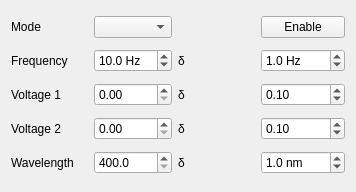
<?xml version="1.0" encoding="UTF-8"?>
<ui version="4.0">
 <class>Form</class>
 <widget class="QWidget" name="Form">
  <property name="geometry">
   <rect>
    <x>0</x>
    <y>0</y>
    <width>356</width>
    <height>192</height>
   </rect>
  </property>
  <property name="windowTitle">
   <string>Form</string>
  </property>
  <layout class="QGridLayout" name="gridLayout">
   <item row="2" column="3">
    <widget class="QDoubleSpinBox" name="doubleSpinBox_v1_delta">
     <property name="singleStep">
      <double>0.100000000000000</double>
     </property>
     <property name="value">
      <double>0.100000000000000</double>
     </property>
    </widget>
   </item>
   <item row="2" column="1">
    <widget class="QDoubleSpinBox" name="doubleSpinBox_v1"/>
   </item>
   <item row="0" column="1">
    <widget class="QComboBox" name="comboBox_mode"/>
   </item>
   <item row="4" column="3">
    <widget class="QDoubleSpinBox" name="doubleSpinBox_wavelength_delta">
     <property name="suffix">
      <string> nm</string>
     </property>
     <property name="decimals">
      <number>1</number>
     </property>
     <property name="minimum">
      <double>0.100000000000000</double>
     </property>
     <property name="maximum">
      <double>1000.000000000000000</double>
     </property>
     <property name="singleStep">
      <double>0.100000000000000</double>
     </property>
     <property name="value">
      <double>1.000000000000000</double>
     </property>
    </widget>
   </item>
   <item row="4" column="0">
    <widget class="QLabel" name="label_3">
     <property name="text">
      <string>Wavelength</string>
     </property>
    </widget>
   </item>
   <item row="4" column="2">
    <widget class="QLabel" name="label_10">
     <property name="text">
      <string>δ</string>
     </property>
    </widget>
   </item>
   <item row="3" column="2">
    <widget class="QLabel" name="label_9">
     <property name="text">
      <string>δ</string>
     </property>
    </widget>
   </item>
   <item row="2" column="2">
    <widget class="QLabel" name="label_8">
     <property name="text">
      <string>δ</string>
     </property>
    </widget>
   </item>
   <item row="1" column="2">
    <widget class="QLabel" name="label_7">
     <property name="text">
      <string>δ</string>
     </property>
    </widget>
   </item>
   <item row="3" column="1">
    <widget class="QDoubleSpinBox" name="doubleSpinBox_v2"/>
   </item>
   <item row="1" column="0">
    <widget class="QLabel" name="label_4">
     <property name="text">
      <string>Frequency</string>
     </property>
    </widget>
   </item>
   <item row="4" column="1">
    <widget class="QDoubleSpinBox" name="doubleSpinBox_wavelength">
     <property name="decimals">
      <number>1</number>
     </property>
     <property name="minimum">
      <double>400.000000000000000</double>
     </property>
     <property name="maximum">
      <double>900.000000000000000</double>
     </property>
    </widget>
   </item>
   <item row="3" column="0">
    <widget class="QLabel" name="label_2">
     <property name="text">
      <string>Voltage 2</string>
     </property>
    </widget>
   </item>
   <item row="1" column="1">
    <widget class="QDoubleSpinBox" name="doubleSpinBox_frequency">
     <property name="prefix">
      <string/>
     </property>
     <property name="suffix">
      <string notr="true" extracomment="Frequency in Hz"> Hz</string>
     </property>
     <property name="decimals">
      <number>1</number>
     </property>
     <property name="minimum">
      <double>0.500000000000000</double>
     </property>
     <property name="maximum">
      <double>150.000000000000000</double>
     </property>
     <property name="singleStep">
      <double>1.000000000000000</double>
     </property>
     <property name="value">
      <double>10.000000000000000</double>
     </property>
    </widget>
   </item>
   <item row="2" column="0">
    <widget class="QLabel" name="label">
     <property name="text">
      <string>Voltage 1</string>
     </property>
    </widget>
   </item>
   <item row="3" column="3">
    <widget class="QDoubleSpinBox" name="doubleSpinBox_v2_delta">
     <property name="singleStep">
      <double>0.100000000000000</double>
     </property>
     <property name="value">
      <double>0.100000000000000</double>
     </property>
    </widget>
   </item>
   <item row="1" column="3">
    <widget class="QDoubleSpinBox" name="doubleSpinBox_frequency_delta">
     <property name="suffix">
      <string> Hz</string>
     </property>
     <property name="decimals">
      <number>1</number>
     </property>
     <property name="minimum">
      <double>0.100000000000000</double>
     </property>
     <property name="maximum">
      <double>150.000000000000000</double>
     </property>
     <property name="value">
      <double>1.000000000000000</double>
     </property>
    </widget>
   </item>
   <item row="0" column="0">
    <widget class="QLabel" name="label_5">
     <property name="text">
      <string>Mode</string>
     </property>
    </widget>
   </item>
   <item row="0" column="3">
    <widget class="QPushButton" name="pushButton_state">
     <property name="text">
      <string>Enable</string>
     </property>
     <property name="checkable">
      <bool>true</bool>
     </property>
    </widget>
   </item>
  </layout>
 </widget>
 <resources/>
 <connections/>
</ui>
